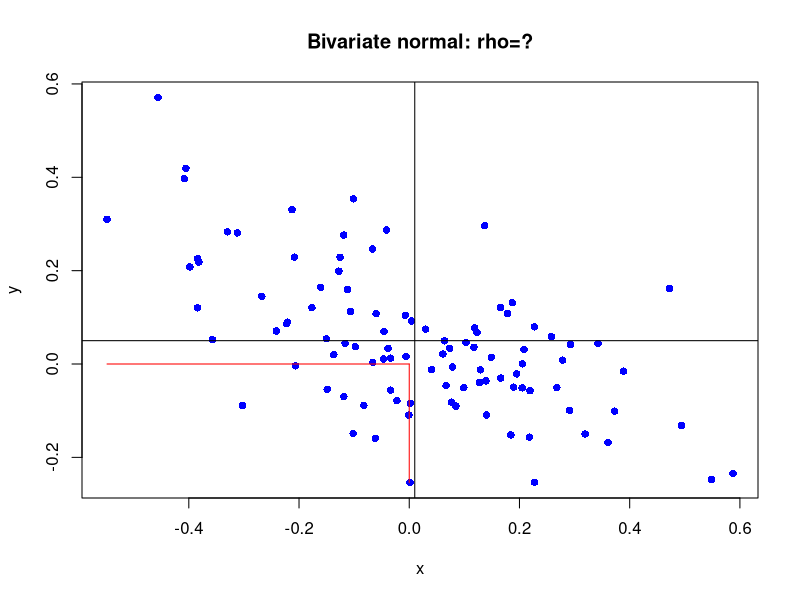
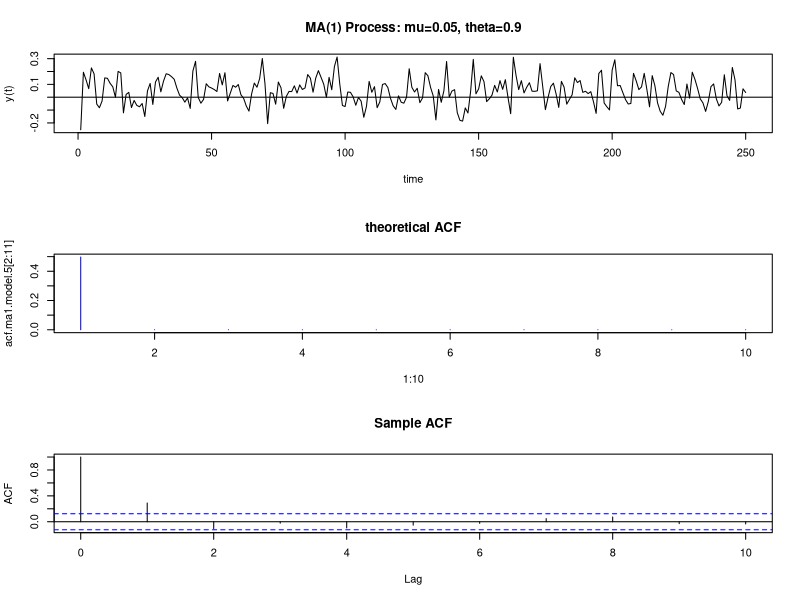
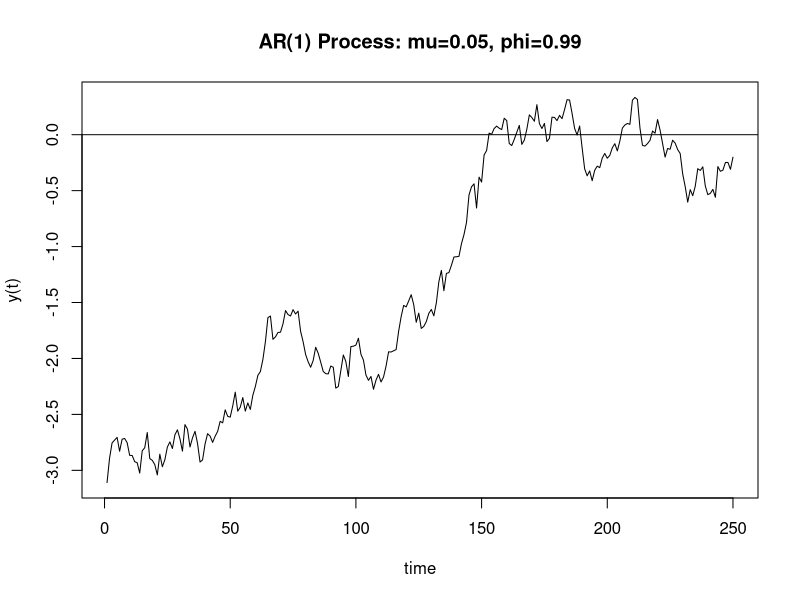
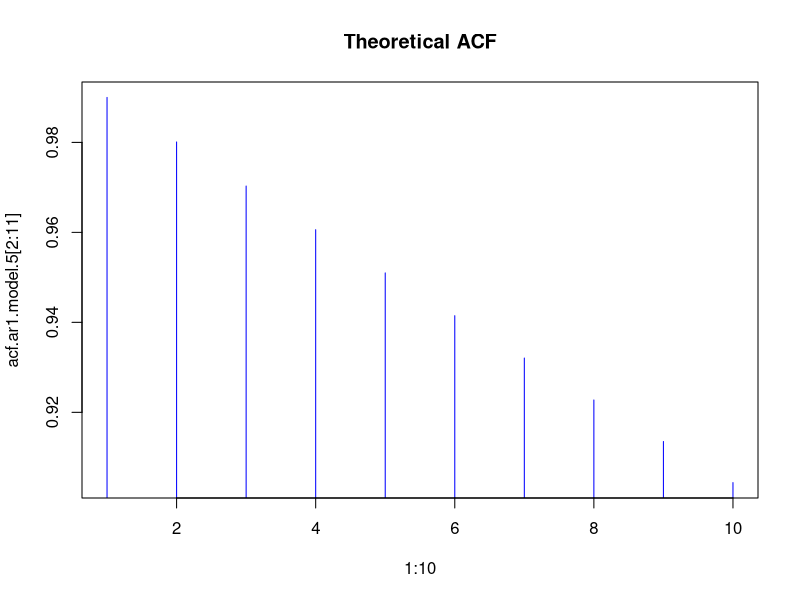
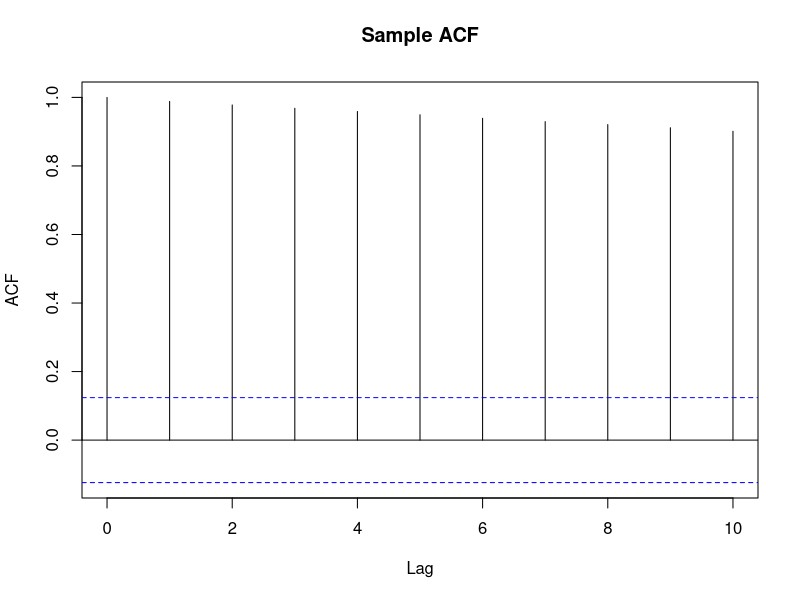

Write the R code that produced these figures, in order.
# econ424lab3.R			script file for econ 424 Homework 3 calculations
# summer 2018
# 
# first install the mvtnorm package. 

options(digits=4)
library(mvtnorm)

#
# Example: bivariate normal distribution
#

mu.x = 0.01
sig.x = 0.25
mu.y = 0.05
sig.y = 0.15

# simulate from bivariate normal with a given rho 
rho.xy = -0.5
sig.xy = rho.xy*sig.x*sig.y
# set up the Var-CoVar Matrix
Sigma.xy = matrix(c(sig.x^2, sig.xy, sig.xy, sig.y^2), 2, 2, byrow=TRUE)

# use the rmvnorm() function to simulate bivariate normal data
?rmvnorm  # read more about this command
n = 100
set.seed(123)
xy.vals = rmvnorm(n, mean=c(mu.x, mu.y), sigma=Sigma.xy) 
head(xy.vals) # showing sample simulations

# scatterplot
plot(xy.vals[,1], xy.vals[,2], pch=16, cex=1, col="blue", 
     xlab="x", ylab="y")
title("Bivariate normal: rho=?")  # UPDATE IT TO THE VALUE YOU USE
abline(h=mu.y, v=mu.x)
segments(x0=0, y0=min(xy.vals[,2]), x1=0, y1=0, col="red")
segments(x0=min(xy.vals[,1]), y0=0, x1=0, y1=0, col="red")

# compute area under bivariate standard normal distribution
# Finc P( -00 < X < 0 and -00 < Y < 0)
?pmvnorm
pmvnorm(lower=c(-Inf, -Inf), upper=c(0, 0), mean=c(mu.x, mu.y), sigma=Sigma.xy)



# Example for simulating MA(1) process with theta = 0.5
ma1.model.5 = list(ma=0.5)
mu = 0.05
set.seed(123)
ma1.sim.5 = mu + arima.sim(model=ma1.model.5, n=250,
innov=rnorm(n=250, mean=0, sd=0.1))
acf.ma1.model.5 = ARMAacf(ma=0.9, lag.max=10)

par(mfrow=c(3,1)) # the figures are hard to see, change the 3 to 1
ts.plot(ma1.sim.5, main="MA(1) Process: mu=0.05, theta=0.9",
xlab="time",ylab="y(t)")
abline(h=0)
plot(1:10, acf.ma1.model.5[2:11], type="h", col="blue", main="theoretical ACF")
tmp=acf(ma1.sim.5, lag.max=10, main="Sample ACF")
par(mfrow=c(1,1))

# do the same for the the MA model with theta = other values, e.g 0.8 and -0.8

# Example for simulating AR(1) process with phi = 0.99
ar1.model.5 = list(ar=0.99)
mu = 0.05
set.seed(123)
ar1.sim.5 = mu + arima.sim(model=ar1.model.5, n = 250,
innov=rnorm(n=250, mean=0, sd=0.1))
acf.ar1.model.5 = ARMAacf(ar=0.99, lag.max=10)

par(mfrow=c(1,1))  # the figures are hard to see, change the 3 to 1
ts.plot(ar1.sim.5,main="AR(1) Process: mu=0.05, phi=0.99",
xlab="time",ylab="y(t)")
abline(h=0)
plot(1:10, acf.ar1.model.5[2:11], type="h", col="blue", main="Theoretical ACF")
tmp=acf(ar1.sim.5, lag.max=10, main="Sample ACF")
par(mfrow=c(1,1))

# do the same for the the AR model with phi = other values, e.g 0.8 and -0.8

# Matrix algebra in R
matA = matrix(c(1,4,7,2,4,8,6,1,3), 3, 3, byrow=T)
matA
vecx = matrix(c(1,2,3), 3, 1)
vecx


# Transposing Matrices
t(matA)

# Basic Operations
2*matA      # 2A
matA%*%vecx     # Ax
t(vecx)%*%matA%*%vecx  #  x'Ax

# Computing Portfolio Moments

vecmu = matrix(c(0.01,0.04,0.02), 3, 1)     # vector of expected returns for 3 assets
matSigma = matrix(c(0.1,0.3,0.1,0.3,0.15,-0.2,0.10,-0.20, 0.08), 3, 3, byrow=T)  # Var-CoV Matrix
vecx = matrix(c(0.2,0.5,0.3), 3, 1)     # portfolio weights: 20%, 50%, 30%
vecmu
matSigma
vecx

crossprod(vecmu, vecx)      # Expected Portfolio Return: method 1
t(vecmu)%*%vecx             # Expected Portfolio Return: method 2
crossprod(vecx, matSigma%*%vecx)  # Portfolio variance
t(vecx)%*%matSigma%*%vecx          # Portfolio variance


